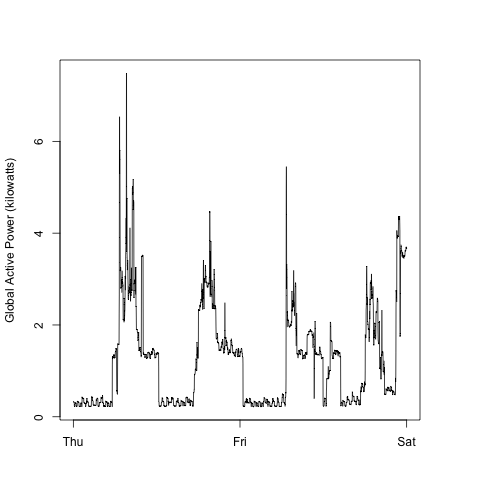

R code for this plot:
plot2 <- function(path) {
  
  #/////////////////////////////////////
  #PREPARING DATA
  #/////////////////////////////////////
  
  data <- read.table(path,sep=";",skip=1)
  names(data) <- c("Date","Time","GAP","GRP","Voltage","Global Intensity","SM1","SM2","SM3")
  data_s <- subset(data,Date=="1/2/2007"|Date=="2/2/2007")
  
  for (i in 3:9) {
    for (j in 1:nrow(data_s)) {
      if (data_s[j,i]=="?") {
        data_s[i,j] <- NA
      }
    }
  }
  
  for (i in 3:9) {
    data_s[,i] <- as.numeric(data_s[,i])
  }
  
  for (i in 1:nrow(data_s)) {
    data_s[i,10] <- paste(data_s[i,1],data_s[i,2])
  }
  names(data_s)[10] <- "DateTime"
  data_s$DateTime <- strptime(data_s$DateTime,format="%d/%m/%Y %H:%M:%S")
  
  #/////////////////////////////////////
  #PLOTTING
  #/////////////////////////////////////
  
  png(filename="plot2.png")
  par(pin=c(5,5))
  with(data_s,plot(DateTime,GAP,labels=FALSE,type="n",tick=FALSE,
                   xlab="",ylab="Global Active Power (kilowatts)"))
  axis(1,at=c(as.numeric(min(data_s[,10])),as.numeric(median(data_s[,10])),
              as.numeric(max(data_s[,10]))),labels=c("Thu","Fri","Sat"))
  axis(2,at=c(0,2,4,6))
  with(data_s,lines(DateTime,GAP))
  dev.off()
  
}